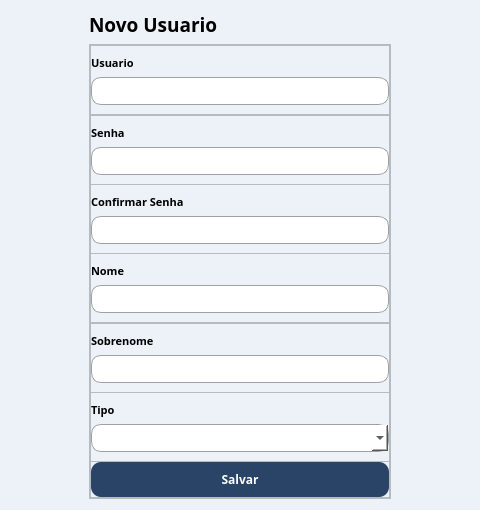
<?xml version="1.0" encoding="UTF-8"?>
<ui version="4.0">
 <class>UsuarioNovo</class>
 <widget class="QWidget" name="UsuarioNovo">
  <property name="geometry">
   <rect>
    <x>0</x>
    <y>0</y>
    <width>480</width>
    <height>510</height>
   </rect>
  </property>
  <property name="minimumSize">
   <size>
    <width>480</width>
    <height>510</height>
   </size>
  </property>
  <property name="maximumSize">
   <size>
    <width>480</width>
    <height>510</height>
   </size>
  </property>
  <property name="windowTitle">
   <string>Form</string>
  </property>
  <property name="styleSheet">
   <string notr="true">QWidget{
	background-color: rgb(236, 242, 248);
}
</string>
  </property>
  <layout class="QGridLayout" name="gridLayout">
   <property name="leftMargin">
    <number>30</number>
   </property>
   <property name="rightMargin">
    <number>30</number>
   </property>
   <item row="1" column="1">
    <widget class="QFrame" name="frame_7">
     <property name="sizePolicy">
      <sizepolicy hsizetype="Preferred" vsizetype="Expanding">
       <horstretch>0</horstretch>
       <verstretch>0</verstretch>
      </sizepolicy>
     </property>
     <property name="styleSheet">
      <string notr="true">
QPushButton {
	border-radius: 10px;
	border: none;
	background-color: rgb(42, 68, 103);
	color: white;
}

QPushButton:hover{
	background-color: rgb(67, 110, 165);
}

QPushButton:pressed{
	background-color: rgb(51, 83, 126);
}</string>
     </property>
     <property name="frameShape">
      <enum>QFrame::StyledPanel</enum>
     </property>
     <property name="frameShadow">
      <enum>QFrame::Raised</enum>
     </property>
     <layout class="QVBoxLayout" name="verticalLayout_2">
      <property name="spacing">
       <number>0</number>
      </property>
      <property name="leftMargin">
       <number>0</number>
      </property>
      <property name="topMargin">
       <number>0</number>
      </property>
      <property name="rightMargin">
       <number>0</number>
      </property>
      <property name="bottomMargin">
       <number>0</number>
      </property>
      <item>
       <widget class="QFrame" name="frame_42">
        <property name="sizePolicy">
         <sizepolicy hsizetype="Expanding" vsizetype="Preferred">
          <horstretch>0</horstretch>
          <verstretch>0</verstretch>
         </sizepolicy>
        </property>
        <property name="minimumSize">
         <size>
          <width>300</width>
          <height>70</height>
         </size>
        </property>
        <property name="maximumSize">
         <size>
          <width>300</width>
          <height>70</height>
         </size>
        </property>
        <property name="frameShape">
         <enum>QFrame::StyledPanel</enum>
        </property>
        <property name="frameShadow">
         <enum>QFrame::Raised</enum>
        </property>
        <layout class="QGridLayout" name="gridLayout_38">
         <property name="leftMargin">
          <number>0</number>
         </property>
         <property name="topMargin">
          <number>9</number>
         </property>
         <property name="rightMargin">
          <number>0</number>
         </property>
         <item row="0" column="0">
          <widget class="QLabel" name="label_33">
           <property name="font">
            <font>
             <family>Raleway</family>
             <pointsize>8</pointsize>
             <weight>75</weight>
             <bold>true</bold>
            </font>
           </property>
           <property name="text">
            <string>Usuario</string>
           </property>
          </widget>
         </item>
         <item row="1" column="0">
          <widget class="QLineEdit" name="input_usuario">
           <property name="sizePolicy">
            <sizepolicy hsizetype="Expanding" vsizetype="Expanding">
             <horstretch>0</horstretch>
             <verstretch>0</verstretch>
            </sizepolicy>
           </property>
           <property name="maximumSize">
            <size>
             <width>16777215</width>
             <height>30</height>
            </size>
           </property>
           <property name="font">
            <font>
             <family>Raleway</family>
            </font>
           </property>
           <property name="styleSheet">
            <string notr="true">QLineEdit {
	background-color:white;
	border-radius: 10px;
	border: 1px solid rgb(158, 162, 166);
	padding-left: 20px;
}</string>
           </property>
          </widget>
         </item>
        </layout>
       </widget>
      </item>
      <item>
       <widget class="QFrame" name="frame_43">
        <property name="sizePolicy">
         <sizepolicy hsizetype="Expanding" vsizetype="Preferred">
          <horstretch>0</horstretch>
          <verstretch>0</verstretch>
         </sizepolicy>
        </property>
        <property name="minimumSize">
         <size>
          <width>300</width>
          <height>70</height>
         </size>
        </property>
        <property name="maximumSize">
         <size>
          <width>300</width>
          <height>70</height>
         </size>
        </property>
        <property name="frameShape">
         <enum>QFrame::StyledPanel</enum>
        </property>
        <property name="frameShadow">
         <enum>QFrame::Raised</enum>
        </property>
        <layout class="QGridLayout" name="gridLayout_39">
         <property name="leftMargin">
          <number>0</number>
         </property>
         <property name="topMargin">
          <number>9</number>
         </property>
         <property name="rightMargin">
          <number>0</number>
         </property>
         <item row="0" column="0">
          <widget class="QLabel" name="label_34">
           <property name="font">
            <font>
             <family>Raleway</family>
             <pointsize>8</pointsize>
             <weight>75</weight>
             <bold>true</bold>
            </font>
           </property>
           <property name="text">
            <string>Senha</string>
           </property>
          </widget>
         </item>
         <item row="1" column="0">
          <widget class="QLineEdit" name="input_senha">
           <property name="sizePolicy">
            <sizepolicy hsizetype="Expanding" vsizetype="Expanding">
             <horstretch>0</horstretch>
             <verstretch>0</verstretch>
            </sizepolicy>
           </property>
           <property name="maximumSize">
            <size>
             <width>16777215</width>
             <height>30</height>
            </size>
           </property>
           <property name="font">
            <font>
             <family>Raleway</family>
            </font>
           </property>
           <property name="styleSheet">
            <string notr="true">QLineEdit {
	background-color:white;
	border-radius: 10px;
	border: 1px solid rgb(158, 162, 166);
	padding-left: 20px;
}</string>
           </property>
           <property name="echoMode">
            <enum>QLineEdit::Password</enum>
           </property>
          </widget>
         </item>
        </layout>
       </widget>
      </item>
      <item>
       <widget class="QFrame" name="frame_45">
        <property name="sizePolicy">
         <sizepolicy hsizetype="Expanding" vsizetype="Preferred">
          <horstretch>0</horstretch>
          <verstretch>0</verstretch>
         </sizepolicy>
        </property>
        <property name="minimumSize">
         <size>
          <width>300</width>
          <height>70</height>
         </size>
        </property>
        <property name="maximumSize">
         <size>
          <width>300</width>
          <height>70</height>
         </size>
        </property>
        <property name="frameShape">
         <enum>QFrame::StyledPanel</enum>
        </property>
        <property name="frameShadow">
         <enum>QFrame::Raised</enum>
        </property>
        <layout class="QGridLayout" name="gridLayout_42">
         <property name="leftMargin">
          <number>0</number>
         </property>
         <property name="topMargin">
          <number>9</number>
         </property>
         <property name="rightMargin">
          <number>0</number>
         </property>
         <item row="0" column="0">
          <widget class="QLabel" name="label_37">
           <property name="font">
            <font>
             <family>Raleway</family>
             <pointsize>8</pointsize>
             <weight>75</weight>
             <bold>true</bold>
            </font>
           </property>
           <property name="text">
            <string>Confirmar Senha</string>
           </property>
          </widget>
         </item>
         <item row="1" column="0">
          <widget class="QLineEdit" name="input_senhaComfirm">
           <property name="sizePolicy">
            <sizepolicy hsizetype="Expanding" vsizetype="Expanding">
             <horstretch>0</horstretch>
             <verstretch>0</verstretch>
            </sizepolicy>
           </property>
           <property name="maximumSize">
            <size>
             <width>16777215</width>
             <height>30</height>
            </size>
           </property>
           <property name="font">
            <font>
             <family>Raleway</family>
            </font>
           </property>
           <property name="styleSheet">
            <string notr="true">QLineEdit {
	background-color:white;
	border-radius: 10px;
	border: 1px solid rgb(158, 162, 166);
	padding-left: 20px;
}</string>
           </property>
           <property name="echoMode">
            <enum>QLineEdit::Password</enum>
           </property>
          </widget>
         </item>
        </layout>
       </widget>
      </item>
      <item>
       <widget class="QFrame" name="frame_41">
        <property name="sizePolicy">
         <sizepolicy hsizetype="Expanding" vsizetype="Preferred">
          <horstretch>0</horstretch>
          <verstretch>0</verstretch>
         </sizepolicy>
        </property>
        <property name="minimumSize">
         <size>
          <width>300</width>
          <height>70</height>
         </size>
        </property>
        <property name="maximumSize">
         <size>
          <width>300</width>
          <height>70</height>
         </size>
        </property>
        <property name="frameShape">
         <enum>QFrame::StyledPanel</enum>
        </property>
        <property name="frameShadow">
         <enum>QFrame::Raised</enum>
        </property>
        <layout class="QGridLayout" name="gridLayout_37">
         <property name="leftMargin">
          <number>0</number>
         </property>
         <property name="topMargin">
          <number>9</number>
         </property>
         <property name="rightMargin">
          <number>0</number>
         </property>
         <item row="0" column="0">
          <widget class="QLabel" name="label_32">
           <property name="font">
            <font>
             <family>Raleway</family>
             <pointsize>8</pointsize>
             <weight>75</weight>
             <bold>true</bold>
            </font>
           </property>
           <property name="text">
            <string>Nome</string>
           </property>
          </widget>
         </item>
         <item row="1" column="0">
          <widget class="QLineEdit" name="input_nome">
           <property name="sizePolicy">
            <sizepolicy hsizetype="Expanding" vsizetype="Expanding">
             <horstretch>0</horstretch>
             <verstretch>0</verstretch>
            </sizepolicy>
           </property>
           <property name="maximumSize">
            <size>
             <width>16777215</width>
             <height>30</height>
            </size>
           </property>
           <property name="font">
            <font>
             <family>Raleway</family>
            </font>
           </property>
           <property name="styleSheet">
            <string notr="true">QLineEdit {
	background-color:white;
	border-radius: 10px;
	border: 1px solid rgb(158, 162, 166);
	padding-left: 20px;
}</string>
           </property>
          </widget>
         </item>
        </layout>
       </widget>
      </item>
      <item>
       <widget class="QFrame" name="frame_44">
        <property name="sizePolicy">
         <sizepolicy hsizetype="Expanding" vsizetype="Preferred">
          <horstretch>0</horstretch>
          <verstretch>0</verstretch>
         </sizepolicy>
        </property>
        <property name="minimumSize">
         <size>
          <width>300</width>
          <height>70</height>
         </size>
        </property>
        <property name="maximumSize">
         <size>
          <width>300</width>
          <height>70</height>
         </size>
        </property>
        <property name="frameShape">
         <enum>QFrame::StyledPanel</enum>
        </property>
        <property name="frameShadow">
         <enum>QFrame::Raised</enum>
        </property>
        <layout class="QGridLayout" name="gridLayout_40">
         <property name="leftMargin">
          <number>0</number>
         </property>
         <property name="topMargin">
          <number>9</number>
         </property>
         <property name="rightMargin">
          <number>0</number>
         </property>
         <item row="0" column="0">
          <widget class="QLabel" name="label_35">
           <property name="font">
            <font>
             <family>Raleway</family>
             <pointsize>8</pointsize>
             <weight>75</weight>
             <bold>true</bold>
            </font>
           </property>
           <property name="text">
            <string>Sobrenome</string>
           </property>
          </widget>
         </item>
         <item row="1" column="0">
          <widget class="QLineEdit" name="input_sobrenome">
           <property name="sizePolicy">
            <sizepolicy hsizetype="Expanding" vsizetype="Expanding">
             <horstretch>0</horstretch>
             <verstretch>0</verstretch>
            </sizepolicy>
           </property>
           <property name="maximumSize">
            <size>
             <width>16777215</width>
             <height>30</height>
            </size>
           </property>
           <property name="font">
            <font>
             <family>Raleway</family>
            </font>
           </property>
           <property name="styleSheet">
            <string notr="true">QLineEdit {
	background-color:white;
	border-radius: 10px;
	border: 1px solid rgb(158, 162, 166);
	padding-left: 20px;
}</string>
           </property>
          </widget>
         </item>
        </layout>
       </widget>
      </item>
      <item>
       <widget class="QFrame" name="frame_14">
        <property name="minimumSize">
         <size>
          <width>300</width>
          <height>70</height>
         </size>
        </property>
        <property name="maximumSize">
         <size>
          <width>300</width>
          <height>70</height>
         </size>
        </property>
        <property name="frameShape">
         <enum>QFrame::StyledPanel</enum>
        </property>
        <property name="frameShadow">
         <enum>QFrame::Raised</enum>
        </property>
        <layout class="QGridLayout" name="gridLayout_12">
         <property name="leftMargin">
          <number>0</number>
         </property>
         <property name="rightMargin">
          <number>0</number>
         </property>
         <item row="0" column="0">
          <widget class="QLabel" name="label_10">
           <property name="font">
            <font>
             <family>Raleway</family>
             <pointsize>8</pointsize>
             <weight>75</weight>
             <bold>true</bold>
            </font>
           </property>
           <property name="text">
            <string>Tipo</string>
           </property>
          </widget>
         </item>
         <item row="1" column="0">
          <widget class="QComboBox" name="input_tipo">
           <property name="sizePolicy">
            <sizepolicy hsizetype="Preferred" vsizetype="Expanding">
             <horstretch>0</horstretch>
             <verstretch>0</verstretch>
            </sizepolicy>
           </property>
           <property name="maximumSize">
            <size>
             <width>300</width>
             <height>30</height>
            </size>
           </property>
           <property name="styleSheet">
            <string notr="true">QComboBox {
	background-color:white;
	border-radius: 10px;
	border: 1px solid rgb(158, 162, 166);
	padding-left: 20px;
}</string>
           </property>
           <property name="editable">
            <bool>true</bool>
           </property>
           <property name="maxVisibleItems">
            <number>50</number>
           </property>
           <item>
            <property name="text">
             <string/>
            </property>
           </item>
           <item>
            <property name="text">
             <string>USUARIO</string>
            </property>
           </item>
           <item>
            <property name="text">
             <string>ADMINISTRADOR</string>
            </property>
           </item>
          </widget>
         </item>
        </layout>
       </widget>
      </item>
      <item>
       <widget class="QFrame" name="frame_8">
        <property name="sizePolicy">
         <sizepolicy hsizetype="Preferred" vsizetype="Expanding">
          <horstretch>0</horstretch>
          <verstretch>0</verstretch>
         </sizepolicy>
        </property>
        <property name="maximumSize">
         <size>
          <width>16777215</width>
          <height>60</height>
         </size>
        </property>
        <property name="styleSheet">
         <string notr="true">
QPushButton {
	border-radius: 10px;
	border: none;
	background-color: rgb(42, 68, 103);
	color: white;
}

QPushButton:hover{
	background-color: rgb(67, 110, 165);
}

QPushButton:pressed{
	background-color: rgb(51, 83, 126);
}</string>
        </property>
        <property name="frameShape">
         <enum>QFrame::StyledPanel</enum>
        </property>
        <property name="frameShadow">
         <enum>QFrame::Raised</enum>
        </property>
        <layout class="QHBoxLayout" name="horizontalLayout_3">
         <property name="leftMargin">
          <number>0</number>
         </property>
         <property name="topMargin">
          <number>0</number>
         </property>
         <property name="rightMargin">
          <number>0</number>
         </property>
         <property name="bottomMargin">
          <number>0</number>
         </property>
         <item>
          <widget class="QPushButton" name="btn_salvar">
           <property name="sizePolicy">
            <sizepolicy hsizetype="Expanding" vsizetype="Fixed">
             <horstretch>0</horstretch>
             <verstretch>0</verstretch>
            </sizepolicy>
           </property>
           <property name="minimumSize">
            <size>
             <width>0</width>
             <height>35</height>
            </size>
           </property>
           <property name="maximumSize">
            <size>
             <width>16777215</width>
             <height>35</height>
            </size>
           </property>
           <property name="font">
            <font>
             <family>Raleway</family>
             <pointsize>9</pointsize>
             <weight>75</weight>
             <bold>true</bold>
            </font>
           </property>
           <property name="styleSheet">
            <string notr="true"/>
           </property>
           <property name="text">
            <string>Salvar</string>
           </property>
          </widget>
         </item>
        </layout>
       </widget>
      </item>
     </layout>
    </widget>
   </item>
   <item row="0" column="1">
    <widget class="QLabel" name="label_3">
     <property name="sizePolicy">
      <sizepolicy hsizetype="Expanding" vsizetype="Preferred">
       <horstretch>0</horstretch>
       <verstretch>0</verstretch>
      </sizepolicy>
     </property>
     <property name="maximumSize">
      <size>
       <width>300</width>
       <height>50</height>
      </size>
     </property>
     <property name="font">
      <font>
       <family>Raleway</family>
       <pointsize>14</pointsize>
       <weight>75</weight>
       <bold>true</bold>
      </font>
     </property>
     <property name="text">
      <string>Novo Usuario</string>
     </property>
     <property name="alignment">
      <set>Qt::AlignLeading|Qt::AlignLeft|Qt::AlignTop</set>
     </property>
    </widget>
   </item>
   <item row="1" column="0">
    <spacer name="horizontalSpacer">
     <property name="orientation">
      <enum>Qt::Horizontal</enum>
     </property>
     <property name="sizeHint" stdset="0">
      <size>
       <width>40</width>
       <height>20</height>
      </size>
     </property>
    </spacer>
   </item>
   <item row="1" column="2">
    <spacer name="horizontalSpacer_2">
     <property name="orientation">
      <enum>Qt::Horizontal</enum>
     </property>
     <property name="sizeHint" stdset="0">
      <size>
       <width>40</width>
       <height>20</height>
      </size>
     </property>
    </spacer>
   </item>
  </layout>
 </widget>
 <resources/>
 <connections/>
</ui>
